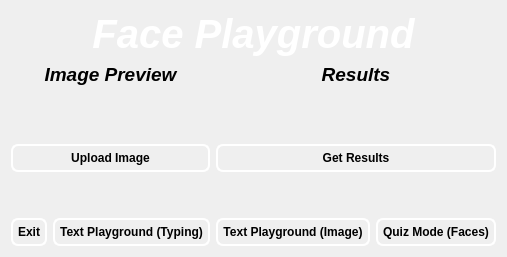
         <widget class="QWidget" name="page_2">
          <layout class="QGridLayout" name="gridLayout_4">
           <item row="4" column="0" colspan="2">
            <widget class="QLabel" name="imageLabel">
             <property name="font">
              <font>
               <family>Tahoma</family>
               <pointsize>14</pointsize>
               <weight>75</weight>
               <italic>true</italic>
               <bold>true</bold>
               <underline>false</underline>
              </font>
             </property>
             <property name="styleSheet">
              <string notr="true">background: transparent;</string>
             </property>
             <property name="text">
              <string>Image Preview</string>
             </property>
             <property name="alignment">
              <set>Qt::AlignCenter</set>
             </property>
            </widget>
           </item>
           <item row="5" column="2" colspan="2">
            <widget class="QLabel" name="facePGRating">
             <property name="font">
              <font>
               <family>Tahoma</family>
               <pointsize>30</pointsize>
              </font>
             </property>
             <property name="styleSheet">
              <string notr="true">background: transparent;</string>
             </property>
             <property name="text">
              <string>&lt;Rating&gt;</string>
             </property>
             <property name="alignment">
              <set>Qt::AlignCenter</set>
             </property>
            </widget>
           </item>
           <item row="3" column="0" colspan="4">
            <widget class="QLabel" name="label">
             <property name="font">
              <font>
               <family>Tahoma</family>
               <pointsize>30</pointsize>
               <weight>75</weight>
               <italic>true</italic>
               <bold>true</bold>
               <underline>false</underline>
              </font>
             </property>
             <property name="styleSheet">
              <string notr="true">background: transparent;</string>
             </property>
             <property name="text">
              <string>&lt;html&gt;&lt;head/&gt;&lt;body&gt;&lt;p&gt;&lt;span style=&quot; color:#ffffff;&quot;&gt;Face Playground&lt;/span&gt;&lt;/p&gt;&lt;/body&gt;&lt;/html&gt;</string>
             </property>
             <property name="alignment">
              <set>Qt::AlignCenter</set>
             </property>
            </widget>
           </item>
           <item row="7" column="2" colspan="2">
            <widget class="QPushButton" name="resultsBtn">
             <property name="font">
              <font>
               <family>Tahoma</family>
               <weight>75</weight>
               <bold>true</bold>
              </font>
             </property>
             <property name="styleSheet">
              <string notr="true">QPushButton {
    color: black;
    border: 2px solid White;
    border-radius: 7px;
    border-style: outset;
    background: qradialgradient(
        cx: 0.3, cy: -0.4, fx: 0.3, fy: -0.4,
        radius: 1.35, stop: 0 white, stop: 1 #888
        );
    padding: 5px;
    }

QPushButton:hover {
    background: qradialgradient(
        cx: 0.3, cy: -0.4, fx: 0.3, fy: -0.4,
        radius: 1.35, stop: 0 #fff, stop: 1 #bbb
        );
    }

QPushButton:pressed {
    border-style: inset;
    background: qradialgradient(
        cx: 0.4, cy: -0.1, fx: 0.4, fy: -0.1,
        radius: 1.35, stop: 0 #fff, stop: 1 #ddd
        );
    }</string>
             </property>
             <property name="text">
              <string>Get Results</string>
             </property>
            </widget>
           </item>
           <item row="5" column="0" colspan="2">
            <widget class="QLabel" name="imagePrev">
             <property name="styleSheet">
              <string notr="true">background: transparent;</string>
             </property>
             <property name="text">
              <string/>
             </property>
             <property name="pixmap">
              <pixmap>../Pictures/Saved Pictures/pika2.png</pixmap>
             </property>
             <property name="alignment">
              <set>Qt::AlignCenter</set>
             </property>
            </widget>
           </item>
           <item row="7" column="0" colspan="2">
            <widget class="QPushButton" name="uploadBtn">
             <property name="font">
              <font>
               <family>Tahoma</family>
               <weight>75</weight>
               <bold>true</bold>
              </font>
             </property>
             <property name="styleSheet">
              <string notr="true">QPushButton {
    color: black;
    border: 2px solid White;
    border-radius: 7px;
    border-style: outset;
    background: qradialgradient(
        cx: 0.3, cy: -0.4, fx: 0.3, fy: -0.4,
        radius: 1.35, stop: 0 white, stop: 1 #888
        );
    padding: 5px;
    }

QPushButton:hover {
    background: qradialgradient(
        cx: 0.3, cy: -0.4, fx: 0.3, fy: -0.4,
        radius: 1.35, stop: 0 #fff, stop: 1 #bbb
        );
    }

QPushButton:pressed {
    border-style: inset;
    background: qradialgradient(
        cx: 0.4, cy: -0.1, fx: 0.4, fy: -0.1,
        radius: 1.35, stop: 0 #fff, stop: 1 #ddd
        );
    }</string>
             </property>
             <property name="text">
              <string>Upload Image</string>
             </property>
            </widget>
           </item>
           <item row="4" column="2" colspan="2">
            <widget class="QLabel" name="label_3">
             <property name="font">
              <font>
               <family>Tahoma</family>
               <pointsize>14</pointsize>
               <weight>75</weight>
               <italic>true</italic>
               <bold>true</bold>
              </font>
             </property>
             <property name="styleSheet">
              <string notr="true">background: transparent;</string>
             </property>
             <property name="text">
              <string>Results</string>
             </property>
             <property name="alignment">
              <set>Qt::AlignCenter</set>
             </property>
            </widget>
           </item>
           <item row="9" column="0" rowspan="2" colspan="2">
            <spacer name="verticalSpacer_7">
             <property name="orientation">
              <enum>Qt::Vertical</enum>
             </property>
             <property name="sizeType">
              <enum>QSizePolicy::Minimum</enum>
             </property>
             <property name="sizeHint" stdset="0">
              <size>
               <width>20</width>
               <height>40</height>
              </size>
             </property>
            </spacer>
           </item>
           <item row="9" column="2" rowspan="2" colspan="2">
            <spacer name="verticalSpacer_8">
             <property name="orientation">
              <enum>Qt::Vertical</enum>
             </property>
             <property name="sizeType">
              <enum>QSizePolicy::Minimum</enum>
             </property>
             <property name="sizeHint" stdset="0">
              <size>
               <width>20</width>
               <height>40</height>
              </size>
             </property>
            </spacer>
           </item>
           <item row="11" column="0">
            <widget class="QPushButton" name="exitBtn">
             <property name="font">
              <font>
               <family>Tahoma</family>
               <weight>75</weight>
               <bold>true</bold>
              </font>
             </property>
             <property name="styleSheet">
              <string notr="true">QPushButton {
    color: black;
    border: 2px solid White;
    border-radius: 7px;
    border-style: outset;
    background: qradialgradient(
        cx: 0.3, cy: -0.4, fx: 0.3, fy: -0.4,
        radius: 1.35, stop: 0 white, stop: 1 #888
        );
    padding: 5px;
    }

QPushButton:hover {
    background: qradialgradient(
        cx: 0.3, cy: -0.4, fx: 0.3, fy: -0.4,
        radius: 1.35, stop: 0 #fff, stop: 1 #bbb
        );
    }

QPushButton:pressed {
    border-style: inset;
    background: qradialgradient(
        cx: 0.4, cy: -0.1, fx: 0.4, fy: -0.1,
        radius: 1.35, stop: 0 #fff, stop: 1 #ddd
        );
    }</string>
             </property>
             <property name="text">
              <string>Exit</string>
             </property>
            </widget>
           </item>
           <item row="11" column="1">
            <widget class="QPushButton" name="textPGTypeBtn">
             <property name="font">
              <font>
               <family>Tahoma</family>
               <weight>75</weight>
               <bold>true</bold>
              </font>
             </property>
             <property name="styleSheet">
              <string notr="true">QPushButton {
    color: black;
    border: 2px solid White;
    border-radius: 7px;
    border-style: outset;
    background: qradialgradient(
        cx: 0.3, cy: -0.4, fx: 0.3, fy: -0.4,
        radius: 1.35, stop: 0 white, stop: 1 #888
        );
    padding: 5px;
    }

QPushButton:hover {
    background: qradialgradient(
        cx: 0.3, cy: -0.4, fx: 0.3, fy: -0.4,
        radius: 1.35, stop: 0 #fff, stop: 1 #bbb
        );
    }

QPushButton:pressed {
    border-style: inset;
    background: qradialgradient(
        cx: 0.4, cy: -0.1, fx: 0.4, fy: -0.1,
        radius: 1.35, stop: 0 #fff, stop: 1 #ddd
        );
    }</string>
             </property>
             <property name="text">
              <string>Text Playground (Typing)</string>
             </property>
            </widget>
           </item>
           <item row="11" column="2">
            <widget class="QPushButton" name="textPGImageBtn">
             <property name="font">
              <font>
               <family>Tahoma</family>
               <weight>75</weight>
               <bold>true</bold>
              </font>
             </property>
             <property name="styleSheet">
              <string notr="true">QPushButton {
    color: black;
    border: 2px solid White;
   border-radius: 7px;
    border-style: outset;
    background: qradialgradient(
        cx: 0.3, cy: -0.4, fx: 0.3, fy: -0.4,
        radius: 1.35, stop: 0 white, stop: 1 #888
        );
    padding: 5px;
    }

QPushButton:hover {
    background: qradialgradient(
        cx: 0.3, cy: -0.4, fx: 0.3, fy: -0.4,
        radius: 1.35, stop: 0 #fff, stop: 1 #bbb
        );
    }

QPushButton:pressed {
    border-style: inset;
    background: qradialgradient(
        cx: 0.4, cy: -0.1, fx: 0.4, fy: -0.1,
        radius: 1.35, stop: 0 #fff, stop: 1 #ddd
        );
    }</string>
             </property>
             <property name="text">
              <string>Text Playground (Image)</string>
             </property>
            </widget>
           </item>
           <item row="11" column="3">
            <widget class="QPushButton" name="quizModeBtn">
             <property name="font">
              <font>
               <family>Tahoma</family>
               <weight>75</weight>
               <bold>true</bold>
              </font>
             </property>
             <property name="styleSheet">
              <string notr="true">QPushButton {
    color: black;
    border: 2px solid White;
    border-radius: 7px;
    border-style: outset;
    background: qradialgradient(
        cx: 0.3, cy: -0.4, fx: 0.3, fy: -0.4,
        radius: 1.35, stop: 0 white, stop: 1 #888
        );
    padding: 5px;
    }

QPushButton:hover {
    background: qradialgradient(
        cx: 0.3, cy: -0.4, fx: 0.3, fy: -0.4,
        radius: 1.35, stop: 0 #fff, stop: 1 #bbb
        );
    }

QPushButton:pressed {
    border-style: inset;
    background: qradialgradient(
        cx: 0.4, cy: -0.1, fx: 0.4, fy: -0.1,
        radius: 1.35, stop: 0 #fff, stop: 1 #ddd
        );
    }</string>
             </property>
             <property name="text">
              <string>Quiz Mode (Faces)</string>
             </property>
            </widget>
           </item>
          </layout>
         </widget>
